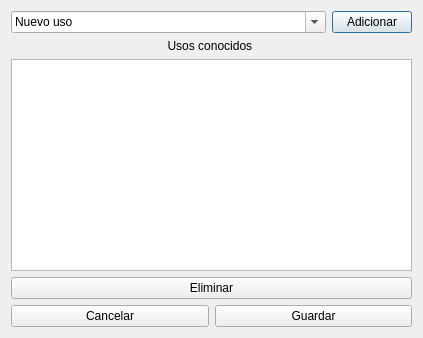
<?xml version="1.0" encoding="UTF-8"?>
<ui version="4.0">
 <class>KnowUses</class>
 <widget class="QDialog" name="KnowUses">
  <property name="geometry">
   <rect>
    <x>0</x>
    <y>0</y>
    <width>423</width>
    <height>338</height>
   </rect>
  </property>
  <property name="sizePolicy">
   <sizepolicy hsizetype="Fixed" vsizetype="Fixed">
    <horstretch>0</horstretch>
    <verstretch>0</verstretch>
   </sizepolicy>
  </property>
  <property name="windowTitle">
   <string>Usos Conocidos del Patron de Analisis</string>
  </property>
  <layout class="QVBoxLayout" name="verticalLayout_2">
   <item>
    <layout class="QHBoxLayout" name="horizontalLayout_2">
     <item>
      <widget class="QComboBox" name="cb_uses">
       <property name="sizePolicy">
        <sizepolicy hsizetype="Preferred" vsizetype="Preferred">
         <horstretch>0</horstretch>
         <verstretch>0</verstretch>
        </sizepolicy>
       </property>
       <property name="editable">
        <bool>true</bool>
       </property>
       <property name="currentText">
        <string>Nuevo uso</string>
       </property>
       <property name="placeholderText">
        <string>Nuevo uso</string>
       </property>
       <property name="duplicatesEnabled">
        <bool>false</bool>
       </property>
       <property name="frame">
        <bool>true</bool>
       </property>
      </widget>
     </item>
     <item>
      <widget class="QPushButton" name="pb_addUse">
       <property name="sizePolicy">
        <sizepolicy hsizetype="Fixed" vsizetype="Fixed">
         <horstretch>0</horstretch>
         <verstretch>0</verstretch>
        </sizepolicy>
       </property>
       <property name="text">
        <string>Adicionar</string>
       </property>
       <property name="icon">
        <iconset theme="list-add">
         <normaloff>.</normaloff>.</iconset>
       </property>
      </widget>
     </item>
    </layout>
   </item>
   <item>
    <widget class="QLabel" name="lb_usosConocidos">
     <property name="frameShape">
      <enum>QFrame::NoFrame</enum>
     </property>
     <property name="frameShadow">
      <enum>QFrame::Plain</enum>
     </property>
     <property name="text">
      <string>Usos conocidos </string>
     </property>
     <property name="textFormat">
      <enum>Qt::PlainText</enum>
     </property>
     <property name="alignment">
      <set>Qt::AlignCenter</set>
     </property>
     <property name="wordWrap">
      <bool>false</bool>
     </property>
    </widget>
   </item>
   <item>
    <widget class="QListWidget" name="lw_uses"/>
   </item>
   <item>
    <widget class="QPushButton" name="pb_removeUse">
     <property name="text">
      <string>Eliminar</string>
     </property>
     <property name="icon">
      <iconset theme="list-remove">
       <normaloff>.</normaloff>.</iconset>
     </property>
    </widget>
   </item>
   <item>
    <layout class="QHBoxLayout" name="horizontalLayout_3">
     <item>
      <widget class="QPushButton" name="pb_cancel">
       <property name="text">
        <string>Cancelar</string>
       </property>
       <property name="icon">
        <iconset theme="window-close">
         <normaloff>.</normaloff>.</iconset>
       </property>
      </widget>
     </item>
     <item>
      <widget class="QPushButton" name="pb_save">
       <property name="text">
        <string>Guardar</string>
       </property>
       <property name="icon">
        <iconset theme="document-save">
         <normaloff>.</normaloff>.</iconset>
       </property>
      </widget>
     </item>
    </layout>
   </item>
  </layout>
 </widget>
 <resources/>
 <connections/>
</ui>
